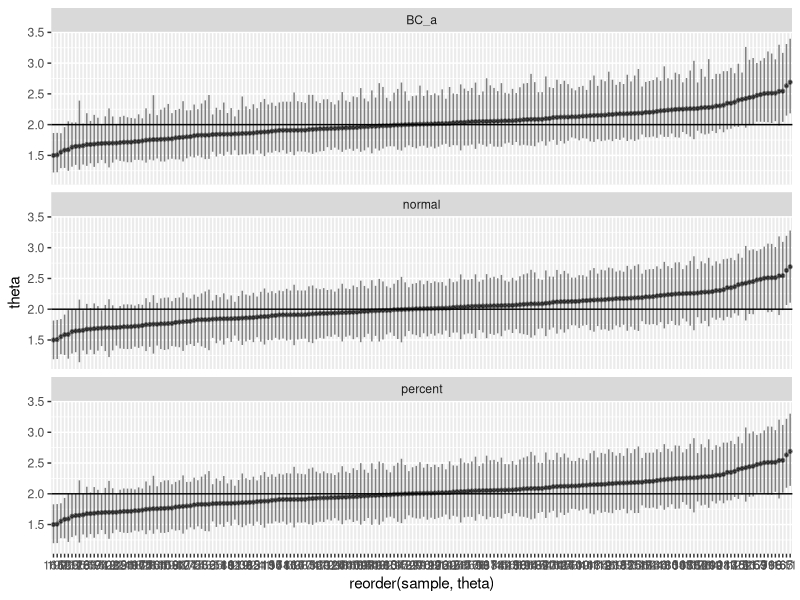

This figure's R source:
## ---- chunk 1
library(boot)
library(tidyverse)
sim_exp <- rexp(40, 1/2)
my_mean <- function(x, ind) mean(x[ind])
boot_sim_exp <- boot(sim_exp, my_mean, R = 10000)
ints <- boot.ci(boot_sim_exp, type = c("norm", "perc", "bca"))
## ---- chunk 2
set.seed(142982)
prob5 <- function(){
    sim_exp <- rexp(80, 1/2)
    boot_sim_exp <- boot(sim_exp, my_mean, R = 10000)
    ints <- boot.ci(boot_sim_exp, type = c("norm", "perc", "bca"))
    intervalos <- data.frame(
        metodo = c("normal", "percent", "BC_a"), 
        theta = boot_sim_exp$t0,
        izq = c(ints$normal[2], ints$percent[4], ints$bca[4]),
        der = c(ints$normal[3], ints$percent[5], ints$bca[5])
    )
}
a <- rerun(200, prob5()) %>% bind_rows(.id = "sample")
a %>% 
    mutate(cubre = izq < 2 & der > 2) %>% 
    group_by(metodo) %>% 
    summarise(mean(cubre))
ggplot(a, aes(x = reorder(sample, theta), ymin = izq, y = theta, ymax = der)) +
    geom_pointrange(fatten = 0.8, alpha = 0.5) +
    facet_wrap(~ metodo, ncol = 1) +
    geom_hline(yintercept = 2)
